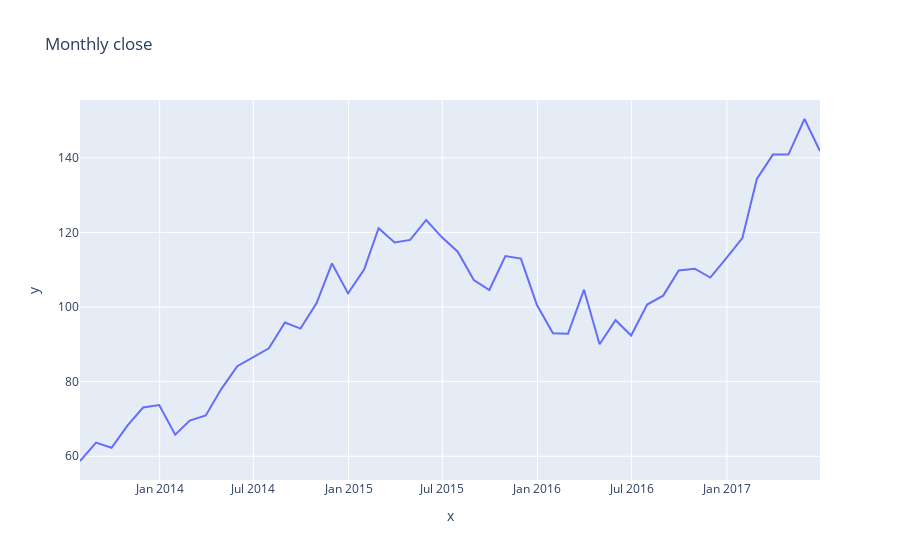

The code cell stored with this chart in its notebook:
### Code cell
# px.scatter(x=resampled_data.loc[:, apple_ticker].index, y=resampled_data.loc[:, apple_ticker])
plot_stock('Monthly close', resampled_data.loc[:, apple_ticker])
